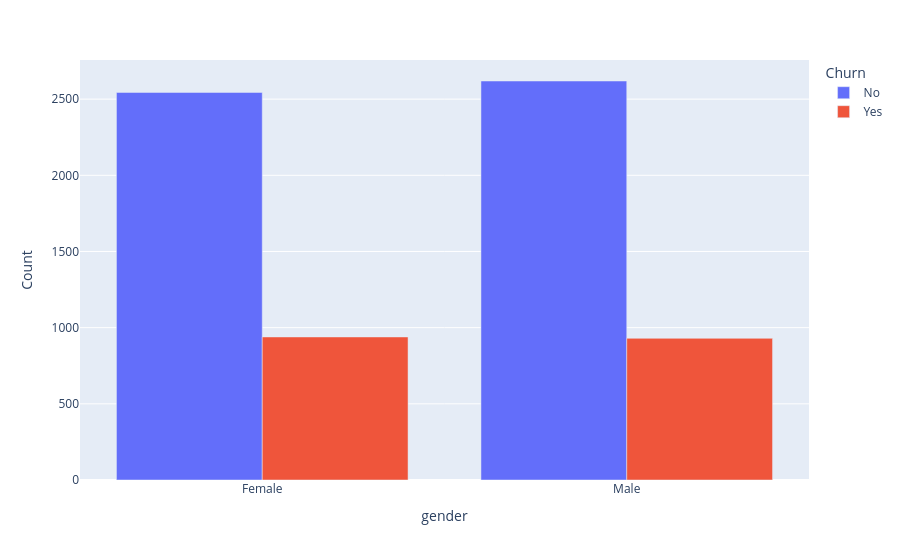
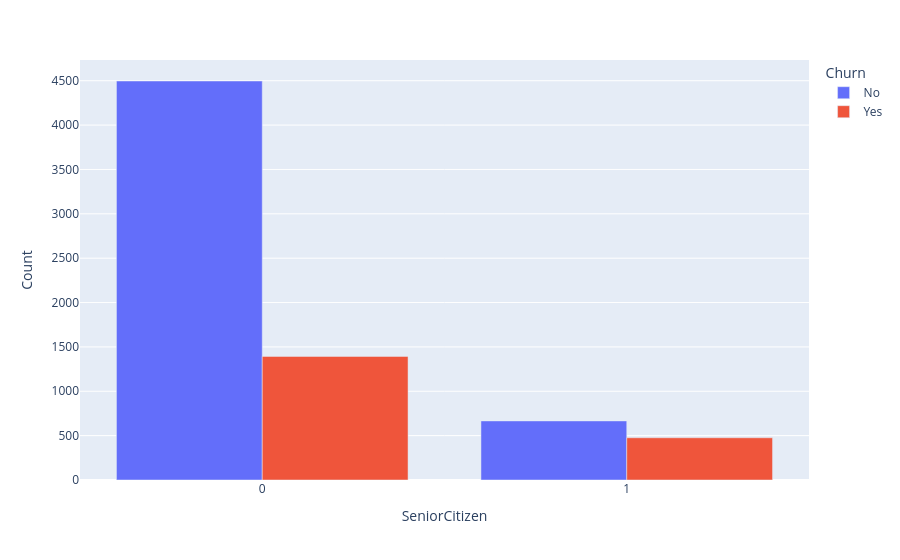
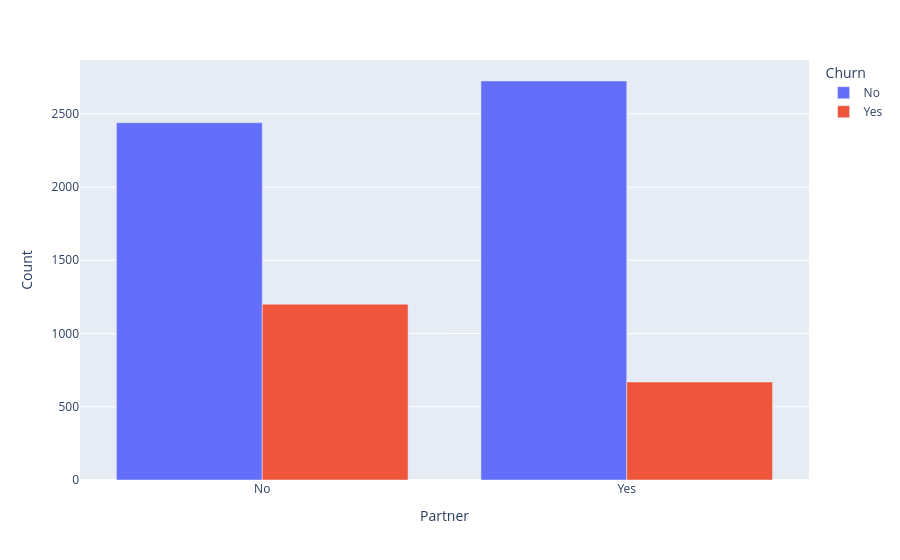
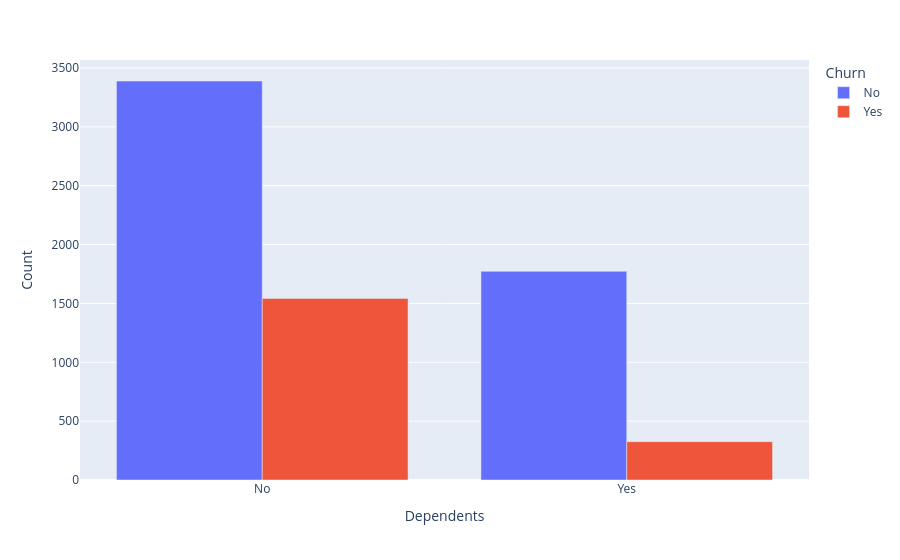

Source (notebook cell) for these figures, in order:
### Markdown cell above
# Explore relationships between each features and churn

### Code cell
selected_columns = ['gender', 'SeniorCitizen', 'Partner', 'Dependents',
       'tenure', 'PhoneService', 'MultipleLines', 'InternetService',
       'OnlineSecurity', 'OnlineBackup', 'DeviceProtection', 'TechSupport',
       'StreamingTV', 'StreamingMovies', 'Contract', 'PaperlessBilling',
       'PaymentMethod']

for each_name in selected_columns:

    each_count = df.groupby([each_name, 'Churn']).size().reset_index(name='Count')

    fig = px.bar(each_count, x=f'{each_name}', y='Count', color='Churn', barmode='group')

    fig.show()

### Figure 1 — Plotly figure (JSON) as saved in the notebook; plotly's stock layout.template omitted (floating-point values rounded to 4 significant figures)
{"data": [{"alignmentgroup": "True", "hovertemplate": "Churn=No<br>gender=%{x}<br>Count=%{y}<extra></extra>", "legendgroup": "No", "marker": {"color": "#636efa", "pattern": {"shape": ""}}, "name": "No", "offsetgroup": "No", "orientation": "v", "showlegend": true, "textposition": "auto", "type": "bar", "x": ["Female", "Male"], "xaxis": "x", "y": [2544, 2619], "yaxis": "y"}, {"alignmentgroup": "True", "hovertemplate": "Churn=Yes<br>gender=%{x}<br>Count=%{y}<extra></extra>", "legendgroup": "Yes", "marker": {"color": "#EF553B", "pattern": {"shape": ""}}, "name": "Yes", "offsetgroup": "Yes", "orientation": "v", "showlegend": true, "textposition": "auto", "type": "bar", "x": ["Female", "Male"], "xaxis": "x", "y": [939, 930], "yaxis": "y"}], "layout": {"barmode": "group", "legend": {"title": {"text": "Churn"}, "tracegroupgap": 0}, "margin": {"t": 60}, "xaxis": {"anchor": "y", "domain": [0.0, 1.0], "title": {"text": "gender"}}, "yaxis": {"anchor": "x", "domain": [0.0, 1.0], "title": {"text": "Count"}}}}

### Figure 2 — Plotly figure (JSON) as saved in the notebook; plotly's stock layout.template omitted (floating-point values rounded to 4 significant figures)
{"data": [{"alignmentgroup": "True", "hovertemplate": "Churn=No<br>SeniorCitizen=%{x}<br>Count=%{y}<extra></extra>", "legendgroup": "No", "marker": {"color": "#636efa", "pattern": {"shape": ""}}, "name": "No", "offsetgroup": "No", "orientation": "v", "showlegend": true, "textposition": "auto", "type": "bar", "x": [0, 1], "xaxis": "x", "y": [4497, 666], "yaxis": "y"}, {"alignmentgroup": "True", "hovertemplate": "Churn=Yes<br>SeniorCitizen=%{x}<br>Count=%{y}<extra></extra>", "legendgroup": "Yes", "marker": {"color": "#EF553B", "pattern": {"shape": ""}}, "name": "Yes", "offsetgroup": "Yes", "orientation": "v", "showlegend": true, "textposition": "auto", "type": "bar", "x": [0, 1], "xaxis": "x", "y": [1393, 476], "yaxis": "y"}], "layout": {"barmode": "group", "legend": {"title": {"text": "Churn"}, "tracegroupgap": 0}, "margin": {"t": 60}, "xaxis": {"anchor": "y", "domain": [0.0, 1.0], "title": {"text": "SeniorCitizen"}}, "yaxis": {"anchor": "x", "domain": [0.0, 1.0], "title": {"text": "Count"}}}}

### Figure 3 — Plotly figure (JSON) as saved in the notebook; plotly's stock layout.template omitted (floating-point values rounded to 4 significant figures)
{"data": [{"alignmentgroup": "True", "hovertemplate": "Churn=No<br>Partner=%{x}<br>Count=%{y}<extra></extra>", "legendgroup": "No", "marker": {"color": "#636efa", "pattern": {"shape": ""}}, "name": "No", "offsetgroup": "No", "orientation": "v", "showlegend": true, "textposition": "auto", "type": "bar", "x": ["No", "Yes"], "xaxis": "x", "y": [2439, 2724], "yaxis": "y"}, {"alignmentgroup": "True", "hovertemplate": "Churn=Yes<br>Partner=%{x}<br>Count=%{y}<extra></extra>", "legendgroup": "Yes", "marker": {"color": "#EF553B", "pattern": {"shape": ""}}, "name": "Yes", "offsetgroup": "Yes", "orientation": "v", "showlegend": true, "textposition": "auto", "type": "bar", "x": ["No", "Yes"], "xaxis": "x", "y": [1200, 669], "yaxis": "y"}], "layout": {"barmode": "group", "legend": {"title": {"text": "Churn"}, "tracegroupgap": 0}, "margin": {"t": 60}, "xaxis": {"anchor": "y", "domain": [0.0, 1.0], "title": {"text": "Partner"}}, "yaxis": {"anchor": "x", "domain": [0.0, 1.0], "title": {"text": "Count"}}}}

### Figure 4 — Plotly figure (JSON) as saved in the notebook; plotly's stock layout.template omitted (floating-point values rounded to 4 significant figures)
{"data": [{"alignmentgroup": "True", "hovertemplate": "Churn=No<br>Dependents=%{x}<br>Count=%{y}<extra></extra>", "legendgroup": "No", "marker": {"color": "#636efa", "pattern": {"shape": ""}}, "name": "No", "offsetgroup": "No", "orientation": "v", "showlegend": true, "textposition": "auto", "type": "bar", "x": ["No", "Yes"], "xaxis": "x", "y": [3390, 1773], "yaxis": "y"}, {"alignmentgroup": "True", "hovertemplate": "Churn=Yes<br>Dependents=%{x}<br>Count=%{y}<extra></extra>", "legendgroup": "Yes", "marker": {"color": "#EF553B", "pattern": {"shape": ""}}, "name": "Yes", "offsetgroup": "Yes", "orientation": "v", "showlegend": true, "textposition": "auto", "type": "bar", "x": ["No", "Yes"], "xaxis": "x", "y": [1543, 326], "yaxis": "y"}], "layout": {"barmode": "group", "legend": {"title": {"text": "Churn"}, "tracegroupgap": 0}, "margin": {"t": 60}, "xaxis": {"anchor": "y", "domain": [0.0, 1.0], "title": {"text": "Dependents"}}, "yaxis": {"anchor": "x", "domain": [0.0, 1.0], "title": {"text": "Count"}}}}
